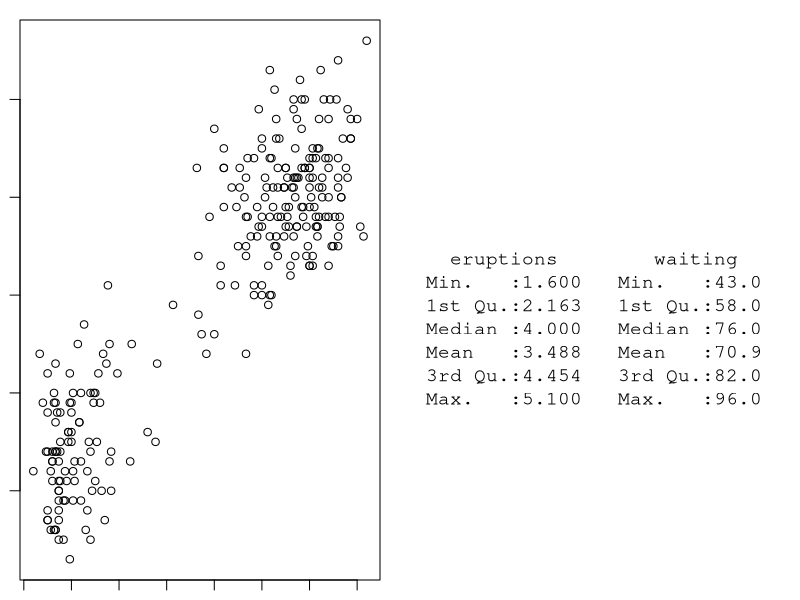

This figure's R source:
library(gplots)



par(mar=rep(1, 4))
par(mfrow=c(1, 2))
plot(faithful)
textplot(capture.output(summary(faithful)))
